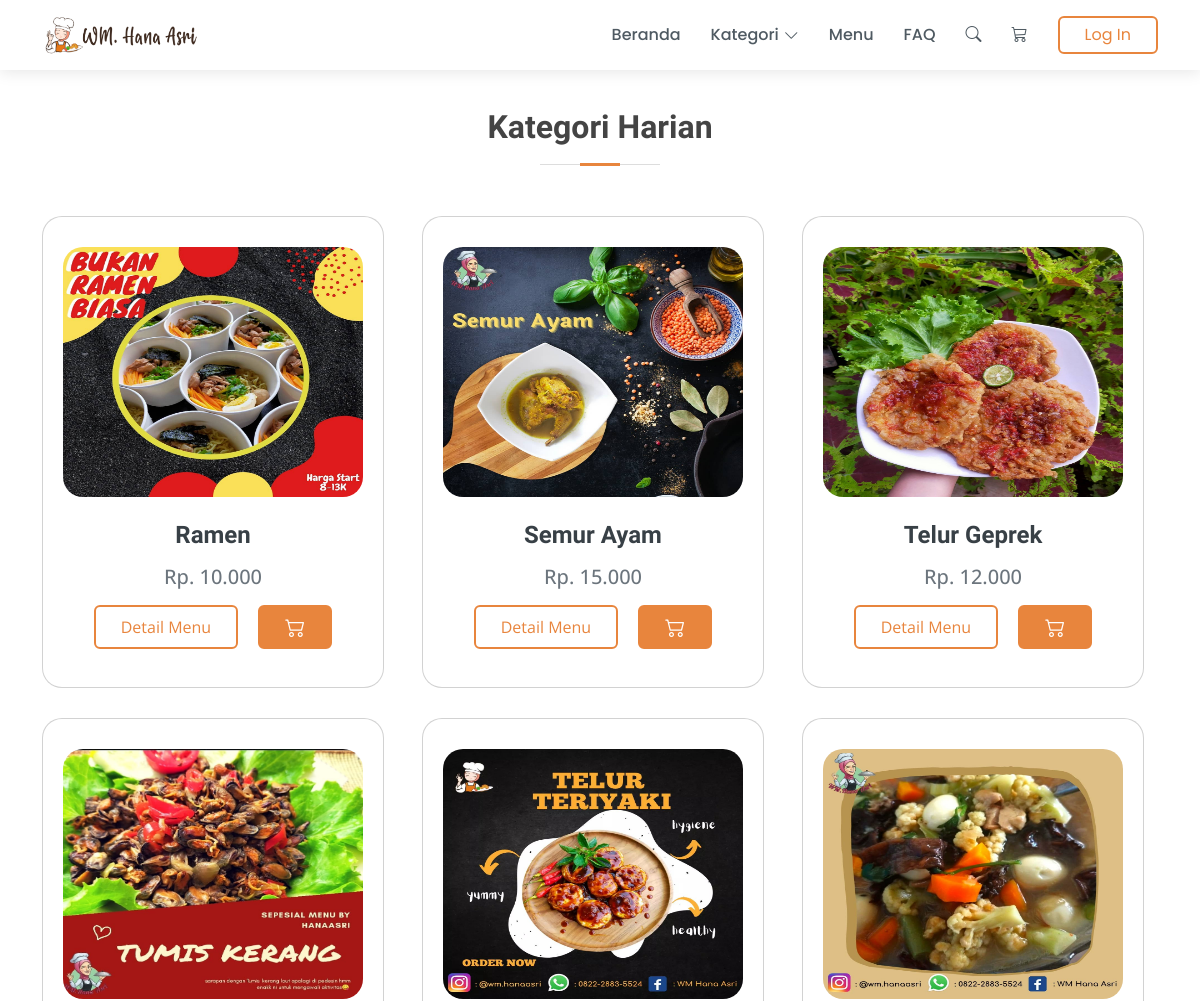
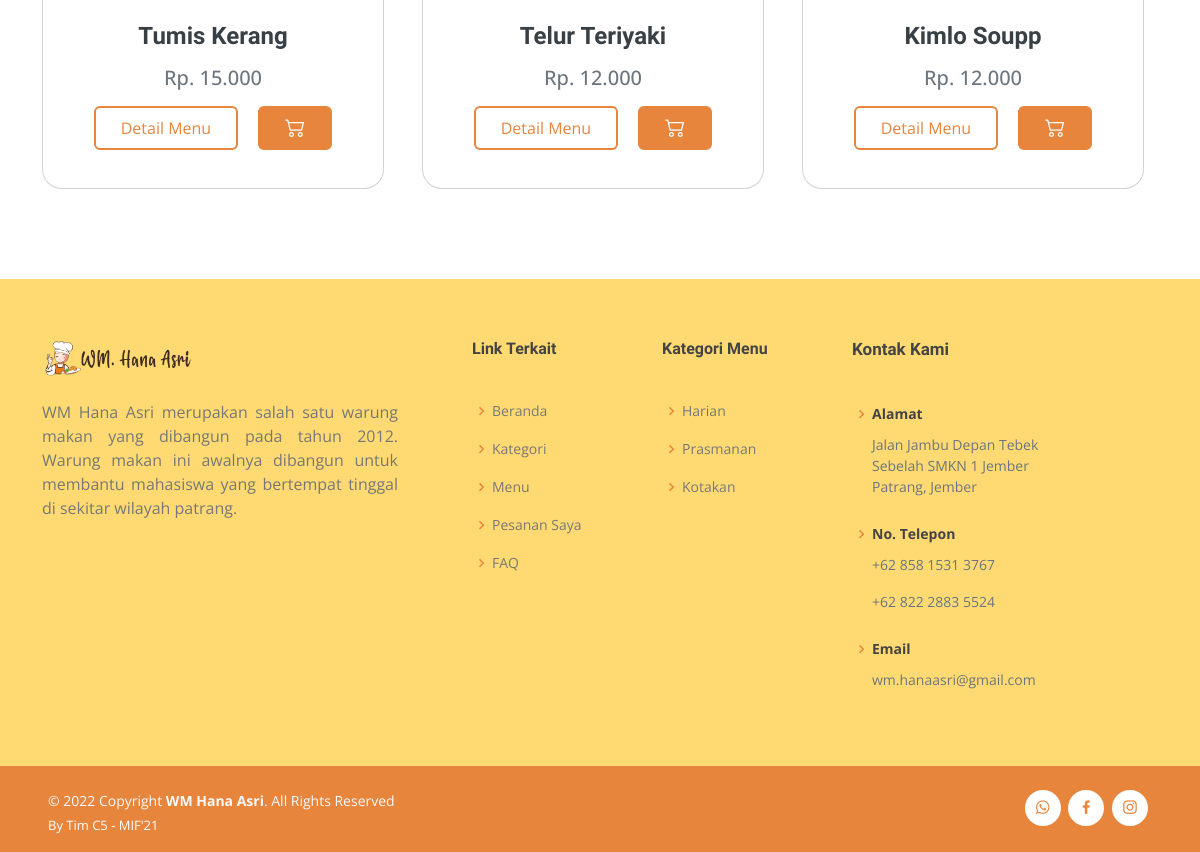
The page /menu.php?id_kategori=1 on the database its author committed (2 pictures, top to bottom).
### tables this page shows
CREATE TABLE `kategori` (
  `id_kategori` int(11) NOT NULL,
  `nama_kategori` varchar(100) NOT NULL,
  `deskripsi` varchar(100) NOT NULL
);

CREATE TABLE `menu` (
  `id_menu` int(11) NOT NULL,
  `nama_menu` varchar(100) NOT NULL,
  `harga` varchar(50) NOT NULL,
  `detail` text NOT NULL,
  `gambar` varchar(50) NOT NULL,
  `id_kategori` int(11) NOT NULL
);

### function/rupiah.php (called while the page is built)
<?php
function rupiah($angka){
	$hasil_rupiah = "Rp. " . number_format($angka,0,',','.');
	return $hasil_rupiah;
}
?>

### menu.php (the view, shortened to what this page needs)
<?php
include("header.php");
if ($_SESSION['akses'] == 2 || empty($_SESSION['akses'])) {
  $id_kategori = $_GET['id_kategori'];
 ?>
 <br>
 <br>
 <body>
  <section id="menu" class="what-we-do">
    <div class="container">
      <?php
      if ($id_kategori == 0) {
       ?>
       <div class="section-title">
        <h2>Menu</h2>
      </div>
      <div class="row">
        <?php
        if(isset($_POST['search'])){
          $s = $_POST['search'];
          $batas = 100;
          $halaman = isset($_GET['halaman'])?(int)$_GET['halaman'] : 1;
          $halaman_awal = ($halaman>1) ? ($halaman * $batas) - $batas : 0;
          $previous = $halaman - 1;
          $next = $halaman + 1;
          $data = mysqli_query($koneksi,"SELECT * FROM menu where nama_menu like '%$s%' order by id_menu;");
          $jumlah_data = mysqli_num_rows($data);
          $total_halaman = ceil($jumlah_data / $batas);
          $data_menu = mysqli_query($koneksi,"SELECT * FROM menu where nama_menu like '%$s%' order by id_menu LIMIT $halaman_awal, $batas");
          $nomor = $halaman_awal+1;
          if($jumlah_data > 0){
            while($s = mysqli_fetch_array($data_menu)){
              ?>
              <div class="col-lg-4 col-md-6 d-flex align-items-stretch mt-0" style="margin-bottom: 30px;">
                <div class="card icon-box" style="border-radius: 20px;">
                  <form action="" method="POST">
                    <input type="hidden" name="id_menu" value="<?php echo $s['id_menu'] ?>">
                    <input type="hidden" name="nama_menu" value="<?php echo $s['nama_menu'] ?>">
                    <input type="hidden" name="total_harga" value="<?php echo $s['harga'] ?>">
                    <input type="hidden" name="gambar" value="<?php echo $s['gambar'] ?>">
                    <div class="img">
                      <img src="assets/img/menu/<?php echo $s['gambar']; ?>" alt="" width="300px" height="250px" style="border-radius: 20px;">
                    </div>
                    <br>
                    <h4><a href="product_detail.php?id_menu=<?php echo $s['id_menu'] ?>"><?php echo $s['nama_menu']; ?></a></h4>
                    <h5 class="text-secondary" style="font-family: 'Open Sans', sans-serif;"><?php echo rupiah($s['harga']); ?></h5>
                    <div>
                      <a href="product_detail.php?id_menu=<?php echo $s['id_menu'] ?>" class="btn m-2 pt-2 pb-2" style="color: #E8853D;">Detail Menu</a>
                      <?php
                      if(isset($_SESSION['id'])) {
                        ?>
                        <a href="" ><button class="btn m-2" style="background-color: #E8853D;" type="submit" name="add_to_cart">
                          <span style="color: #fff; font-size: 20px" class="bi-cart2"></span>
                        </button></a>
                      </div>
                    </div>
                  </div>
                </form>
                <?php
              }else{
                ?>
                <button class="btn m-2" style="background-color: #E8853D;">
                  <a onclick="return confirm('Silahkan Login Terlebih Dahulu!')" href="login.php" style="color: #fff; font-size: 20px"><span class="bi-cart2"></span></a>
                </button>
              </div>
            </div>
          </div>
          <?php
        }
      }
    }else{
      ?>
      Menu Tidak Ditemukan!
      <?php
    }
  }else{
    $batas = 100;
    $halaman = isset($_GET['halaman'])?(int)$_GET['halaman'] : 1;
    $halaman_awal = ($halaman>1) ? ($halaman * $batas) - $batas : 0;
    $previous = $halaman - 1;
    $next = $halaman + 1;
    $data = mysqli_query($koneksi,"SELECT * FROM menu;");
    $jumlah_data = mysqli_num_rows($data);
    $total_halaman = ceil($jumlah_data / $batas);
    $data_menu = mysqli_query($koneksi,"SELECT * FROM menu LIMIT $halaman_awal, $batas");
    $nomor = $halaman_awal+1;
    while($d = mysqli_fetch_array($data_menu)){
      ?>
      <div class="col-lg-4 col-md-6 d-flex align-items-stretch mt-0" style="margin-bottom: 30px;">
        <div class="card icon-box" style="border-radius: 20px;">
          <form action="" method="POST">
            <input type="hidden" name="id_menu" value="<?php echo $d['id_menu'] ?>">
            <input type="hidden" name="nama_menu" value="<?php echo $d['nama_menu'] ?>">
            <input type="hidden" name="total_harga" value="<?php echo $d['harga'] ?>">
            <input type="hidden" name="gambar" value="<?php echo $d['gambar'] ?>">
            <div class="img">
              <img src="assets/img/menu/<?php echo $d['gambar']; ?>" alt="" width="300px" height="250px" style="border-radius: 20px;">
            </div>
            <br>
            <h4><a href="product_detail.php?id_menu=<?php echo $d['id_menu'] ?>"><?php echo $d['nama_menu']; ?></a></h4>
            <h5 class="text-secondary" style="font-family: 'Open Sans', sans-serif;"><?php echo rupiah($d['harga']); ?></h5>
            <div>
              <a href="product_detail.php?id_menu=<?php echo $d['id_menu'] ?>" class="btn m-2 pt-2 pb-2" style="color: #E8853D;">Detail Menu</a>
              <?php
              if(isset($_SESSION['id'])) {
                ?>
                <a href="" ><button class="btn m-2" style="background-color: #E8853D;" type="submit" name="add_to_cart">
                  <span style="color: #fff; font-size: 20px" class="bi-cart2"></span>
                </button></a>
              </div>
            </div>
          </div>
        </form>
        <?php
      }else{
        ?>
        <button class="btn m-2" style="background-color: #E8853D;">
          <a onclick="return confirm('Silahkan Login Terlebih Dahulu!')" href="login.php" style="color: #fff; font-size: 20px"><span class="bi-cart2"></span></a>
        </button>
      </div>
    </div>
  </div>
  <?php
}
}
}
}else{
  $batas = 100;
  $halaman = isset($_GET['halaman'])?(int)$_GET['halaman'] : 1;
  $halaman_awal = ($halaman>1) ? ($halaman * $batas) - $batas : 0;
  $data = mysqli_query($koneksi,"SELECT * FROM menu JOIN kategori ON menu.id_kategori = kategori.id_kategori WHERE menu.id_kategori='$id_kategori';");
  $data_menu = mysqli_query($koneksi,"SELECT * FROM menu JOIN kategori ON menu.id_kategori = kategori.id_kategori WHERE menu.id_kategori='$id_kategori' LIMIT $halaman_awal, $batas");
  $c = mysqli_fetch_array($data);
  ?>
  <div class="section-title">
    <h2>Kategori <?php echo $c['nama_kategori'] ?></h2>
  </div>
  <div class="row">
    <?php
    while($d = mysqli_fetch_array($data_menu)){
      ?>
      <div class="col-lg-4 col-md-6 d-flex align-items-stretch mt-0" style="margin-bottom: 30px;">
        <div class="card icon-box" style="border-radius: 20px;">
          <form action="" method="POST">
            <div class="img">
              <img src="assets/img/menu/<?php echo $d['gambar']; ?>" alt="" width="300px" height="250px" style="border-radius: 20px;">
            </div>
            <br>
            <h4><a href="product_detail.php?id_menu=<?php echo $d['id_menu'] ?>"><?php echo $d['nama_menu']; ?></a></h4>
            <h5 class="text-secondary" style="font-family: 'Open Sans', sans-serif;"><?php echo rupiah($d['harga']); ?></h5>
            <div>
              <a href="product_detail.php?id_menu=<?php echo $d['id_menu'] ?>" class="btn m-2 pt-2 pb-2" style="color: #E8853D;">Detail Menu</a>
              <?php
              if(isset($_SESSION['id'])) {
                ?>
                <a href="" ><button class="btn m-2" style="background-color: #E8853D;" type="submit" name="add_to_cart">
                  <span style="color: #fff; font-size: 20px" class="bi-cart2"></span>
                </button></a>
              </div>
            </div>
          </div>
        </form>
        <?php
      }else{
        ?>
        <button class="btn m-2" style="background-color: #E8853D;">
          <a onclick="return confirm('Silahkan Login Terlebih Dahulu!')" href="login.php" style="color: #fff; font-size: 20px"><span class="bi-cart2"></span></a>
        </button>
      </div>
    </div>
  </div>
  <?php
}
}
}
?>
</div>
</div>
</section>
</body>
<?php
}else{
  echo "<script>alert('Anda adalah Admin!')</script>";
  echo "<script>location='dashboard/'</script>";
}
include "footer.php";
?>

### assets/css/index.css (style rules this page uses)
body { font-family: "Open Sans", sans-serif; color: #444444; }
a { color: #E8853D; text-decoration: none; }
h1, h2, h3, h4, h5, h6 { font-family: "Raleway", sans-serif; }
.btn { display: inline-block; color: #E8853D; text-decoration: none; padding: 5px 25px; border: 2px solid #E8853D; overflow: hidden; position: relative; transition: color .5s .25s; }
.btn::before, .btn::after { content: ''; position: absolute; top: 0; width: 50%; height: 100%; background-color: #E8853D; z-index: -1; transform: scaleX(0); transition: transform .5s cubic-bezier(.785, .135, .15, .86); }
.btn::before { left: 0; transform-origin: left; }
.btn::after { right: 0; transform-origin: right; }
section { padding: 60px 0; }
.section-title { text-align: center; padding-bottom: 30px; }
.section-title h2 { font-size: 32px; font-weight: 600; margin-bottom: 20px; padding-bottom: 20px; position: relative; }
.section-title h2::before { content: ""; position: absolute; display: block; width: 120px; height: 1px; background: #ddd; bottom: 1px; left: calc(50% - 60px); }
.section-title h2::after { content: ""; position: absolute; display: block; width: 40px; height: 3px; background: #E8853D; bottom: 0; left: calc(50% - 20px); }
.what-we-do .icon-box { text-align: center; padding: 30px 20px; transition: all ease-in-out 0.3s; background: #fff; }
.what-we-do .icon-box h4 { font-weight: 700; margin-bottom: 15px; font-size: 24px; }
.what-we-do .icon-box h4 a { color: #384046; transition: ease-in-out 0.3s; }

### rows shown on the page
kategori: nama_kategori "Harian"
menu: gambar (picture), nama_menu "Ramen", harga "Rp. 10.000"
menu: gambar (picture), nama_menu "Semur Ayam", harga "Rp. 15.000"
menu: gambar (picture), nama_menu "Telur Geprek", harga "Rp. 12.000"
menu: gambar (picture), nama_menu "Tumis Kerang", harga "Rp. 15.000"
menu: gambar (picture), nama_menu "Telur Teriyaki", harga "Rp. 12.000"
menu: gambar (picture), nama_menu "Kimlo Soupp", harga "Rp. 12.000"
